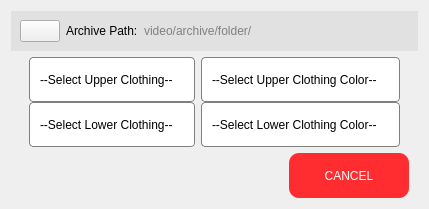
                  <widget class="QWidget" name="right" native="true">
                   <layout class="QVBoxLayout" name="verticalLayout_9">
                    <item>
                     <widget class="QWidget" name="pathwidget" native="true">
                      <property name="sizePolicy">
                       <sizepolicy hsizetype="Preferred" vsizetype="Fixed">
                        <horstretch>0</horstretch>
                        <verstretch>0</verstretch>
                       </sizepolicy>
                      </property>
                      <property name="cursor">
                       <cursorShape>PointingHandCursor</cursorShape>
                      </property>
                      <property name="styleSheet">
                       <string notr="true">#pathwidget {
background-color: rgb(225, 225, 225);
color: rgb(0, 0, 0);
font: 12pt &quot;Tahoma&quot;;
border-radius: 0px;
}</string>
                      </property>
                      <layout class="QHBoxLayout" name="horizontalLayout_13">
                       <item>
                        <widget class="QPushButton" name="selectArchivePathButton">
                         <property name="maximumSize">
                          <size>
                           <width>40</width>
                           <height>16777215</height>
                          </size>
                         </property>
                         <property name="text">
                          <string/>
                         </property>
                         <property name="icon">
                          <iconset>
                           <normaloff>../image/folder.png</normaloff>../image/folder.png</iconset>
                         </property>
                         <property name="iconSize">
                          <size>
                           <width>25</width>
                           <height>25</height>
                          </size>
                         </property>
                        </widget>
                       </item>
                       <item>
                        <widget class="QLabel" name="archivetxt">
                         <property name="sizePolicy">
                          <sizepolicy hsizetype="Fixed" vsizetype="Preferred">
                           <horstretch>0</horstretch>
                           <verstretch>0</verstretch>
                          </sizepolicy>
                         </property>
                         <property name="cursor">
                          <cursorShape>PointingHandCursor</cursorShape>
                         </property>
                         <property name="styleSheet">
                          <string notr="true">#archivetxt {
background-color: rgb(225, 225, 225);
color: rgb(0, 0, 0);
border-radius: 0px;
font: 12pt &quot;Tahoma&quot;;
}</string>
                         </property>
                         <property name="text">
                          <string>Archive Path:</string>
                         </property>
                        </widget>
                       </item>
                       <item>
                        <widget class="QLabel" name="pathtxt">
                         <property name="styleSheet">
                          <string notr="true">#pathtxt {
background-color: rgb(225, 225, 225);
color: gray;
font: 12pt &quot;Tahoma&quot;;
}</string>
                         </property>
                         <property name="text">
                          <string>video/archive/folder/</string>
                         </property>
                        </widget>
                       </item>
                      </layout>
                     </widget>
                    </item>
                    <item>
                     <widget class="QWidget" name="clothingwidget" native="true">
                      <layout class="QVBoxLayout" name="verticalLayout_7">
                       <property name="spacing">
                        <number>0</number>
                       </property>
                       <property name="topMargin">
                        <number>0</number>
                       </property>
                       <property name="bottomMargin">
                        <number>0</number>
                       </property>
                       <item>
                        <widget class="QWidget" name="upperwidget" native="true">
                         <property name="minimumSize">
                          <size>
                           <width>0</width>
                           <height>30</height>
                          </size>
                         </property>
                         <layout class="QHBoxLayout" name="horizontalLayout_11">
                          <property name="spacing">
                           <number>6</number>
                          </property>
                          <property name="topMargin">
                           <number>0</number>
                          </property>
                          <property name="bottomMargin">
                           <number>0</number>
                          </property>
                          <item>
                           <widget class="QComboBox" name="upperbox">
                            <property name="sizePolicy">
                             <sizepolicy hsizetype="Minimum" vsizetype="Fixed">
                              <horstretch>0</horstretch>
                              <verstretch>0</verstretch>
                             </sizepolicy>
                            </property>
                            <property name="minimumSize">
                             <size>
                              <width>0</width>
                              <height>45</height>
                             </size>
                            </property>
                            <property name="styleSheet">
                             <string notr="true">#upperbox {
font: 13pt &quot;Tahoma&quot;;
border: 1px solid gray;
border-radius: 4px;
padding-left: 10px;
}

#upperbox::drop-down {
border: 0px;
}

#upperbox::down-arrow {
image: url(:/newPrefix/PD2gui/image/downarrow.png);
width	: 16px;
height: 16px;
margin-right: 25px;
}

#upperbox::on {
border: 3px solid #c2dbfe;
}

#upperbox QListView {
font-size: 12px;
border: 1px solid rgba(0, 0, 0, 10%);
padding: 5px;
background-color: #fff;
outline: 0px;
}

#upperbox QScrollbar::horizontal {
border: 3px solid gray;
border-radius: 4px;
}

#upperbox QScrollBar:vertical {
border: none;
background: transparent;
width: 10px; /* Adjust the width as needed */
}

#upperbox QScrollBar::handle:vertical {
background: #777777;
border-radius: 5px; /* Make it round */
min-height: 20px; /* Adjust the height as needed */
}

#upperbox QScrollBar::handle:vertical:hover {
background: #999999; /* Gray when hovered */
}

#upperbox QScrollBar::add-line:vertical,
#upperbox QScrollBar::sub-line:vertical {
border: none;
background: transparent;
}</string>
                            </property>
                            <property name="maxVisibleItems">
                             <number>10</number>
                            </property>
                            <property name="placeholderText">
                             <string>--Select Upper Clothing--</string>
                            </property>
                            <item>
                             <property name="text">
                              <string>Sleeved Shirt</string>
                             </property>
                            </item>
                            <item>
                             <property name="text">
                              <string>Sleeveless Top</string>
                             </property>
                            </item>
                            <item>
                             <property name="text">
                              <string>Outwear</string>
                             </property>
                            </item>
                            <item>
                             <property name="text">
                              <string>Dress</string>
                             </property>
                            </item>
                            <item>
                             <property name="text">
                              <string>None</string>
                             </property>
                            </item>
                           </widget>
                          </item>
                          <item>
                           <widget class="QComboBox" name="upcolorbox">
                            <property name="sizePolicy">
                             <sizepolicy hsizetype="Minimum" vsizetype="Fixed">
                              <horstretch>0</horstretch>
                              <verstretch>0</verstretch>
                             </sizepolicy>
                            </property>
                            <property name="minimumSize">
                             <size>
                              <width>0</width>
                              <height>45</height>
                             </size>
                            </property>
                            <property name="styleSheet">
                             <string notr="true">#upcolorbox {
font: 13pt &quot;Tahoma&quot;;
border: 1px solid gray;
border-radius: 4px;
padding-left: 10px;
}

#upcolorbox::drop-down {
border: 0px;
}

#upcolorbox::down-arrow {
image: url(:/newPrefix/PD2gui/image/downarrow.png);
width	: 16px;
height: 16px;
margin-right: 25px;
}

#upcolorbox::on {
border: 3px solid #c2dbfe;
}

#upcolorbox QListView {
font-size: 12px;
border: 1px solid rgba(0, 0, 0, 10%);
padding: 5px;
background-color: #fff;
outline: 0px;
}

#upcolorbox QScrollbar::horizontal {
border: 3px solid gray;
border-radius: 4px;
}

#upcolorbox QScrollBar:vertical {
border: none;
background: transparent;
width: 10px;
}

#upcolorbox QScrollBar::handle:vertical {
background: #777777;
border-radius: 5px;
min-height: 20px; 
}

#upcolorbox QScrollBar::handle:vertical:hover {
background: #999999;
}

#upcolorbox QScrollBar::add-line:vertical,
#upcolorbox QScrollBar::sub-line:vertical {
border: none;
background: transparent;
}
</string>
                            </property>
                            <property name="placeholderText">
                             <string>--Select Upper Clothing Color--</string>
                            </property>
                            <item>
                             <property name="text">
                              <string>Red</string>
                             </property>
                            </item>
                            <item>
                             <property name="text">
                              <string>Red Orange</string>
                             </property>
                            </item>
                            <item>
                             <property name="text">
                              <string>Orange Brown</string>
                             </property>
                            </item>
                            <item>
                             <property name="text">
                              <string>Orange Yellow</string>
                             </property>
                            </item>
                            <item>
                             <property name="text">
                              <string>Yellow</string>
                             </property>
                            </item>
                            <item>
                             <property name="text">
                              <string>Yellow Green</string>
                             </property>
                            </item>
                            <item>
                             <property name="text">
                              <string>Green</string>
                             </property>
                            </item>
                            <item>
                             <property name="text">
                              <string>Green Cyan</string>
                             </property>
                            </item>
                            <item>
                             <property name="text">
                              <string>Cyan</string>
                             </property>
                            </item>
                            <item>
                             <property name="text">
                              <string>Cyan Blue</string>
                             </property>
                            </item>
                            <item>
                             <property name="text">
                              <string>Blue</string>
                             </property>
                            </item>
                            <item>
                             <property name="text">
                              <string>Blue Magenta</string>
                             </property>
                            </item>
                            <item>
                             <property name="text">
                              <string>Magenta</string>
                             </property>
                            </item>
                            <item>
                             <property name="text">
                              <string>Magenta Pink</string>
                             </property>
                            </item>
                            <item>
                             <property name="text">
                              <string>Pink</string>
                             </property>
                            </item>
                            <item>
                             <property name="text">
                              <string>Pink Red</string>
                             </property>
                            </item>
                            <item>
                             <property name="text">
                              <string>White</string>
                             </property>
                            </item>
                            <item>
                             <property name="text">
                              <string>Grey</string>
                             </property>
                            </item>
                            <item>
                             <property name="text">
                              <string>Black</string>
                             </property>
                            </item>
                           </widget>
                          </item>
                         </layout>
                        </widget>
                       </item>
                       <item>
                        <widget class="QWidget" name="lowerwidget" native="true">
                         <layout class="QHBoxLayout" name="horizontalLayout_12">
                          <property name="topMargin">
                           <number>0</number>
                          </property>
                          <property name="bottomMargin">
                           <number>0</number>
                          </property>
                          <item>
                           <widget class="QComboBox" name="lowerbox">
                            <property name="minimumSize">
                             <size>
                              <width>0</width>
                              <height>45</height>
                             </size>
                            </property>
                            <property name="styleSheet">
                             <string notr="true">#lowerbox {
font: 13pt &quot;Tahoma&quot;;
border: 1px solid gray;
border-radius: 4px;
padding-left: 10px;
}

#lowerbox::drop-down {
border: 0px;
}

#lowerbox::down-arrow {
image: url(:/newPrefix/PD2gui/image/downarrow.png);
width	: 16px;
height: 16px;
margin-right: 25px;
}

#lowerbox::on {
border: 3px solid #c2dbfe;
}

#lowerbox QListView {
font-size: 12px;
border: 1px solid rgba(0, 0, 0, 10%);
padding: 5px;
background-color: #fff;
outline: 0px;
}
</string>
                            </property>
                            <property name="placeholderText">
                             <string>--Select Lower Clothing--</string>
                            </property>
                            <item>
                             <property name="text">
                              <string>Shorts</string>
                             </property>
                            </item>
                            <item>
                             <property name="text">
                              <string>Trousers</string>
                             </property>
                            </item>
                            <item>
                             <property name="text">
                              <string>Skirt</string>
                             </property>
                            </item>
                            <item>
                             <property name="text">
                              <string>None</string>
                             </property>
                            </item>
                           </widget>
                          </item>
                          <item>
                           <widget class="QComboBox" name="lowercolorbox">
                            <property name="sizePolicy">
                             <sizepolicy hsizetype="Minimum" vsizetype="Fixed">
                              <horstretch>0</horstretch>
                              <verstretch>0</verstretch>
                             </sizepolicy>
                            </property>
                            <property name="minimumSize">
                             <size>
                              <width>0</width>
                              <height>45</height>
                             </size>
                            </property>
                            <property name="styleSheet">
                             <string notr="true">#lowercolorbox {
font: 13pt &quot;Tahoma&quot;;
border: 1px solid gray;
border-radius: 4px;
padding-left: 10px;
}

#lowercolorbox::drop-down {
border: 0px;
}

#lowercolorbox::down-arrow {
image: url(:/newPrefix/PD2gui/image/downarrow.png);
width	: 16px;
height: 16px;
margin-right: 25px;
}

#lowercolorbox::on {
border: 3px solid #c2dbfe;
}

#lowercolorbox QListView {
font-size: 12px;
border: 1px solid rgba(0, 0, 0, 10%);
padding: 5px;
background-color: #fff;
outline: 0px;
}


#lowercolorbox QScrollbar::horizontal {
border: 3px solid gray;
border-radius: 4px;
}

#lowercolorbox QScrollBar:vertical {
border: none;
background: transparent;
width: 10px;
}

#lowercolorbox QScrollBar::handle:vertical {
background: #777777;
border-radius: 5px;
min-height: 20px; 
}

#lowercolorbox QScrollBar::handle:vertical:hover {
background: #999999;
}

#lowercolorbox QScrollBar::add-line:vertical,
#lowercolorbox QScrollBar::sub-line:vertical {
border: none;
background: transparent;
}
</string>
                            </property>
                            <property name="placeholderText">
                             <string>--Select Lower Clothing Color--</string>
                            </property>
                            <item>
                             <property name="text">
                              <string>Red</string>
                             </property>
                            </item>
                            <item>
                             <property name="text">
                              <string>Red Orange</string>
                             </property>
                            </item>
                            <item>
                             <property name="text">
                              <string>Orange Brown</string>
                             </property>
                            </item>
                            <item>
                             <property name="text">
                              <string>Orange Yellow</string>
                             </property>
                            </item>
                            <item>
                             <property name="text">
                              <string>Yellow</string>
                             </property>
                            </item>
                            <item>
                             <property name="text">
                              <string>Yellow Green</string>
                             </property>
                            </item>
                            <item>
                             <property name="text">
                              <string>Green</string>
                             </property>
                            </item>
                            <item>
                             <property name="text">
                              <string>Green Cyan</string>
                             </property>
                            </item>
                            <item>
                             <property name="text">
                              <string>Cyan</string>
                             </property>
                            </item>
                            <item>
                             <property name="text">
                              <string>Cyan Blue</string>
                             </property>
                            </item>
                            <item>
                             <property name="text">
                              <string>Blue</string>
                             </property>
                            </item>
                            <item>
                             <property name="text">
                              <string>Blue Magenta</string>
                             </property>
                            </item>
                            <item>
                             <property name="text">
                              <string>Magenta</string>
                             </property>
                            </item>
                            <item>
                             <property name="text">
                              <string>Magenta Pink</string>
                             </property>
                            </item>
                            <item>
                             <property name="text">
                              <string>Pink</string>
                             </property>
                            </item>
                            <item>
                             <property name="text">
                              <string>Pink Red</string>
                             </property>
                            </item>
                            <item>
                             <property name="text">
                              <string>White</string>
                             </property>
                            </item>
                            <item>
                             <property name="text">
                              <string>Grey</string>
                             </property>
                            </item>
                            <item>
                             <property name="text">
                              <string>Black</string>
                             </property>
                            </item>
                           </widget>
                          </item>
                         </layout>
                        </widget>
                       </item>
                      </layout>
                     </widget>
                    </item>
                    <item alignment="Qt::AlignRight">
                     <widget class="QWidget" name="cancelcontainer" native="true">
                      <property name="sizePolicy">
                       <sizepolicy hsizetype="Preferred" vsizetype="Fixed">
                        <horstretch>0</horstretch>
                        <verstretch>0</verstretch>
                       </sizepolicy>
                      </property>
                      <layout class="QHBoxLayout" name="horizontalLayout_36">
                       <property name="spacing">
                        <number>0</number>
                       </property>
                       <property name="leftMargin">
                        <number>0</number>
                       </property>
                       <property name="topMargin">
                        <number>0</number>
                       </property>
                       <property name="bottomMargin">
                        <number>0</number>
                       </property>
                       <item>
                        <widget class="QPushButton" name="cancelbutton">
                         <property name="sizePolicy">
                          <sizepolicy hsizetype="Fixed" vsizetype="Preferred">
                           <horstretch>0</horstretch>
                           <verstretch>0</verstretch>
                          </sizepolicy>
                         </property>
                         <property name="minimumSize">
                          <size>
                           <width>120</width>
                           <height>45</height>
                          </size>
                         </property>
                         <property name="cursor">
                          <cursorShape>PointingHandCursor</cursorShape>
                         </property>
                         <property name="styleSheet">
                          <string notr="true">#cancelbutton {
background-color: rgb(255, 44, 48);
color: rgb(255, 255, 255);
font: 700 13pt &quot;Tahoma&quot;;
border-radius: 10px;
}

#cancelbutton:Hover {
background-color: rgb(255, 108, 110);
color: rgb(255, 255, 255);
font: 700 13pt &quot;Tahoma&quot;;
border-radius: 10px;
}

#cancelbutton:Pressed {
	background-color: rgb(255, 0, 0);
color: rgb(255, 255, 255);
font: 700 13pt &quot;Tahoma&quot;;
border-radius: 10px;
}</string>
                         </property>
                         <property name="text">
                          <string>CANCEL</string>
                         </property>
                         <property name="iconSize">
                          <size>
                           <width>50</width>
                           <height>50</height>
                          </size>
                         </property>
                        </widget>
                       </item>
                      </layout>
                     </widget>
                    </item>
                   </layout>
                  </widget>
